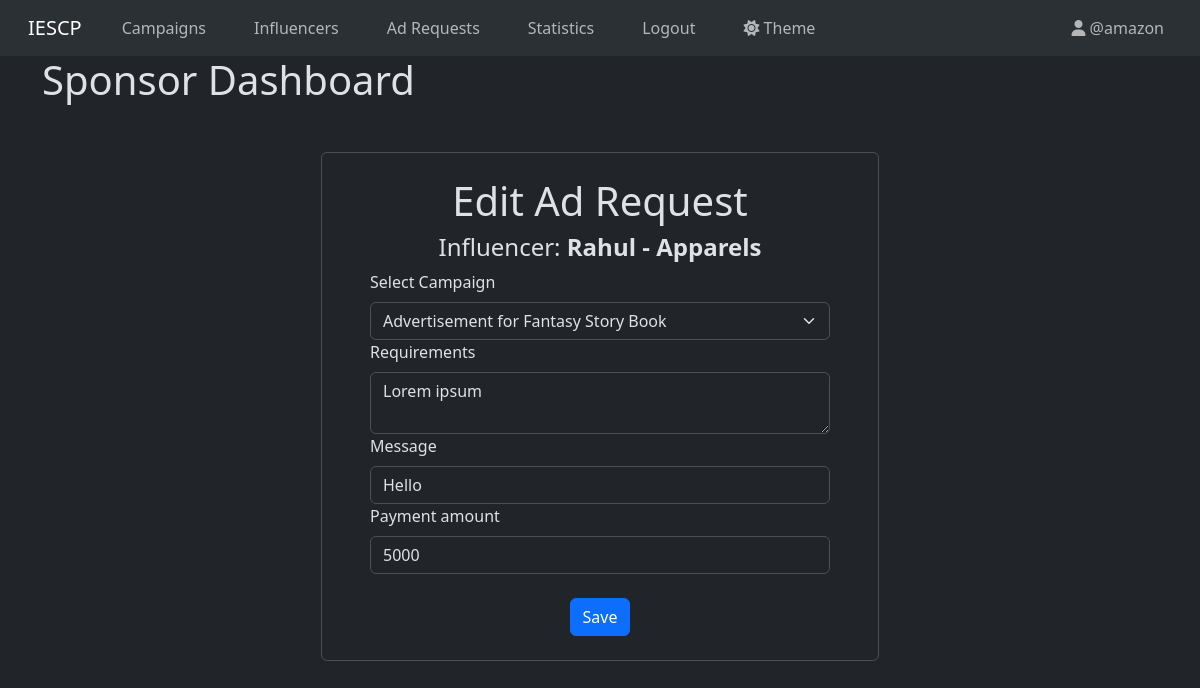
Page /sponsor/dashboard/edit/ad_request/1 (signed in) on the committed database.
### models.py (models this page shows)
class User(db.Model, UserMixin):
  __tablename__ = "user"
  id = db.Column(db.Integer, primary_key=True)
  name = db.Column(db.String(50), nullable=False)
  username = db.Column(db.String(50), nullable=False, unique=True)
  password_hash = db.Column(db.String(256), nullable=False)
  user_type = db.Column(db.Enum('influencer', 'sponsor', 'admin'), nullable=False)
  flagged = db.Column(db.Boolean, nullable=False, default=False)
  theme = db.Column(db.Enum('light', 'dark'), nullable=False, default='light')
  category = db.Column(db.String(50), nullable=True)
  niche = db.Column(db.String(50), nullable=True)
  follower_count = db.Column(db.Integer, nullable=True)
  platforms = db.Column(db.String(150), nullable=True)
  industry = db.Column(db.String(50), nullable=True)
  budget = db.Column(db.Integer, nullable=True)

class Ad_Request(db.Model):
  __tablename__ = "ad_request"
  id = db.Column(db.Integer, primary_key=True)
  campaign_id = db.Column(db.Integer, db.ForeignKey('campaign.id'), nullable=False)
  influencer_id = db.Column(db.Integer, db.ForeignKey('user.id'), nullable=True)
  messages = db.Column(db.String(256), nullable=False)
  requirements = db.Column(db.String(256), nullable=False)
  payment_amount = db.Column(db.Integer, nullable=False)
  completed = db.Column(db.Boolean, nullable=False, default=False)
  requested_by = db.Column(db.Enum('influencer', 'sponsor'), nullable=False)
  status = db.Column(db.Enum('pending', 'accepted', 'rejected'), nullable=False, default='pending')
  influencer = db.relationship('User', foreign_keys=[influencer_id], backref=db.backref('ad_requests', lazy=True))

### controllers.py (the view, shortened to what this page needs)
@app.route("/sponsor/dashboard/edit/ad_request/<int:adrequest_id>", methods=["GET", "POST"])
@login_required
@sponsor_required
def sponsor_edit_adrequest(adrequest_id):
    ad_request = Ad_Request.query.get(adrequest_id)
    campaign = Campaign.query.get(ad_request.campaign_id)
    sponsor = User.query.get(campaign.sponsor_id)
    influencer = User.query.get(ad_request.influencer_id)
    return render_template("/sponsor/edit_adrequest.html", user=current_user, ad_request=ad_request, sponsor=sponsor, influencer=influencer, campaigns=Campaign.query.filter_by(sponsor_id=current_user.id).all())

### controllers.py (called while the page is built)
def sponsor_required(func):
    @wraps(func)
    def wrapper(*args, **kwargs):
        if current_user.user_type != "sponsor":
            flash("You do not have permission to access this page.", category="danger")
            if current_user.user_type == "admin":
                return redirect(url_for("admin_dashboard"))
            elif current_user.user_type == "influencer":
                return redirect(url_for("influencer_dashboard"))
        return func(*args, **kwargs)
    return wrapper

@login_manager.user_loader
def load_user(user_id):
    return User.query.get(int(user_id))

### templates/sponsor/edit_adrequest.html (shortened to what this page needs)
{% extends "base.html" %}
{% block content %}
  <h1>Sponsor Dashboard</h1>
  <div class="login-form text-center mt-5 mb-5 p-5 pt-4 pb-4 w-50 m-auto border rounded">
    <h1>Edit Ad Request</h1>
    <form action="" method="post" class="form">
      <h4>Influencer: <strong>{{influencer.name}} - {{influencer.category}}</strong></h4>
      <div class="form-group text-start">
        <label for="campaign_selector" class="form-label required">Select Campaign</label>
        <select class="form-select" name="campaign_id" id="campaign_selector">
          {% if campaigns | length == 0 %}
            <option value="">No campaigns available</option>
          {% else %}
            {% for campaign in campaigns %}
              <option value="{{campaign.id}}">{{campaign.name}}</option>
            {% endfor %}
          {% endif %}
        </select>
      </div>
      <div class="form-group text-start">
        <label for="requirement" class="form-label required">Requirements</label>
        <textarea name="requirement" id="requirement" class="form-control" placeholder="Enter ad requirement" required>{{ ad_request.requirements }}</textarea>
      </div>
      <div class="form-group text-start">
        <label for="message" class="form-label required">Message</label>
        <input type="text" name="message" id="message" class="form-control" value="{{ ad_request.messages }}" placeholder="Enter ad message" required>
      </div>
      <div class="form-group text-start">
        <label for="amount" class="form-label required">Payment amount</label>
        <input type="number" name="amount" id="amount" class="form-control" value="{{ ad_request.payment_amount }}" placeholder="Enter ad payment amount" required>
      </div>
      <button type="submit" class="btn btn-primary mt-4">Save</button>
    </form>
  </div>
{% endblock %}

### templates/navbar.html (shortened to what this page needs)
<nav class="navbar navbar-expand-lg bg-body-tertiary">
  <div class="container-fluid">
    {% if user and user.user_type == "admin" %}
      <a class="navbar-brand mx-3" href="{{url_for('admin_dashboard')}}">IESCP</a>
    {% elif user and user.user_type == "influencer" %}
      <a class="navbar-brand mx-3" href="{{url_for('influencer_dashboard')}}">IESCP</a>
    {% elif user and user.user_type == "sponsor" %}
      <a class="navbar-brand mx-3" href="{{url_for('sponsor_dashboard')}}">IESCP</a>
    {% else %}
      <a class="navbar-brand mx-3" href="{{url_for('user_login')}}">IESCP</a>
    {% endif %}
    <div class="collapse navbar-collapse" id="navbarNav">
      {% if user %}
        {% if user.user_type == "sponsor" %}
          <ul class="navbar-nav me-auto">
            <li class="nav-item mx-3">
              <a class="{{ 'nav-link active' if request.path == url_for('sponsor_dashboard') else 'nav-link' }}" href="{{url_for('sponsor_dashboard')}}">Campaigns</a>
            </li>
            <li class="nav-item mx-3">
              <a class="{{ 'nav-link active' if request.path == url_for('sponsor_dashboard_influencers') else 'nav-link' }}" href="{{url_for('sponsor_dashboard_influencers')}}">Influencers</a>
            </li>
            <li class="nav-item mx-3">
              <a class="{{ 'nav-link active' if request.path == url_for('sponsor_dashboard_adrequests') else 'nav-link' }}" href="{{url_for('sponsor_dashboard_adrequests')}}">Ad Requests</a>
            </li>
            <li class="nav-item mx-3">
              <a class="{{ 'nav-link active' if request.path == url_for('sponsor_statistics') else 'nav-link' }}" href="{{url_for('sponsor_statistics')}}">Statistics</a>
            </li>
            <li class="nav-item mx-3">
              <a class="nav-link btn btn-outline-danger" href="{{url_for('logout')}}">Logout</a>
            </li>
            <li class="nav-item mx-3">
              <a class="nav-link" href="{{url_for('change_theme')}}">
                {% if user.theme == 'light' %}
                  <i class="fa-solid fa-moon"></i>
                {% else %}
                  <i class="fa-solid fa-sun"></i>
                {% endif %}
                Theme
              </a>
            </li>
          </ul>
          <ul class="navbar-nav">
            <li class="nav-item">
              <a class="nav-link mx-3" href="{{url_for('sponsor_profile')}}"><i class="fa-solid fa-user"></i> @{{user.username}}</a>
            </li>
          </ul>
        {% endif %}
      {% endif %}
    </div>
  </div>
</nav>

### rows in the picture
User: username "amazon"
User: name "Rahul", category "Apparels"
Ad_Request: requirement "Lorem ipsum", message "Hello", amount "5000"

### other values in the picture
form field campaign_id "Advertisement for Fantasy Story Book"
